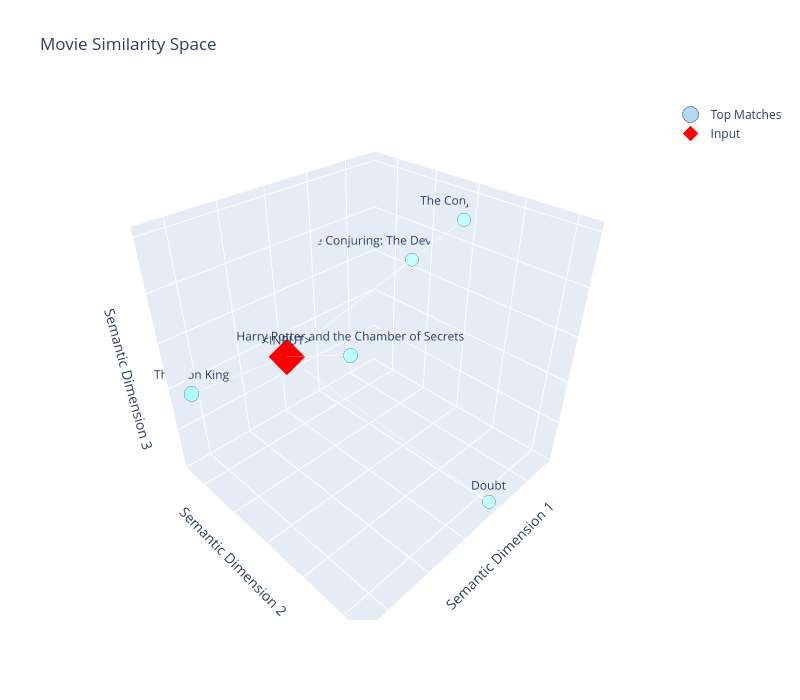

The notebook cell saved with this chart:
### Code cell
predictor.visualize_predictions()

### Figure 1 — Plotly figure (JSON) as saved in the notebook; plotly's stock layout.template omitted (floating-point values rounded to 4 significant figures)
{"data": [{"hoverinfo": "text", "hovertext": ["The Lion King<br>Score: 0.474", "Harry Potter and the Chamber of Secrets<br>Score: 0.428", "The Conjuring 2<br>Score: 0.372", "The Conjuring: The Devil Made Me Do It<br>Score: 0.366", "Doubt<br>Score: 0.360"], "marker": {"color": ["rgba(30,136,229,0.4743010401725769)", "rgba(30,136,229,0.4279029369354248)", "rgba(30,136,229,0.3721767067909241)", "rgba(30,136,229,0.3655124306678772)", "rgba(30,136,229,0.35968101024627686)"], "line": {"color": "DarkSlateGrey", "width": 1}, "size": [17.49, 16.56, 15.44, 15.31, 15.19]}, "mode": "markers+text", "name": "Top Matches", "text": ["The Lion King", "Harry Potter and the Chamber of Secrets", "The Conjuring 2", "The Conjuring: The Devil Made Me Do It", "Doubt"], "textposition": "top center", "type": "scatter3d", "x": [0.4425, 0.4812, -0.5313, -0.4833, -0.1794], "y": [-0.5, 0.4237, -0.03079, -0.2359, 0.4574], "z": [-0.2441, 0.4051, 0.299, 0.08107, -0.5723]}, {"hoverinfo": "text", "marker": {"color": "red", "size": 12, "symbol": "diamond"}, "mode": "markers+text", "name": "Input", "text": ["<INPUT>"], "textposition": "top center", "type": "scatter3d", "x": [0.2703], "y": [-0.1144], "z": [0.03124]}, {"hoverinfo": "none", "line": {"color": "rgba(150,150,150,0.3320107281208038)", "width": 1}, "mode": "lines", "showlegend": false, "type": "scatter3d", "x": [0.2703, 0.4425], "y": [-0.1144, -0.5], "z": [0.03124, -0.2441]}, {"hoverinfo": "none", "line": {"color": "rgba(150,150,150,0.29953205585479736)", "width": 1}, "mode": "lines", "showlegend": false, "type": "scatter3d", "x": [0.2703, 0.4812], "y": [-0.1144, 0.4237], "z": [0.03124, 0.4051]}, {"hoverinfo": "none", "line": {"color": "rgba(150,150,150,0.26052369475364684)", "width": 1}, "mode": "lines", "showlegend": false, "type": "scatter3d", "x": [0.2703, -0.5313], "y": [-0.1144, -0.03079], "z": [0.03124, 0.299]}, {"hoverinfo": "none", "line": {"color": "rgba(150,150,150,0.25585870146751405)", "width": 1}, "mode": "lines", "showlegend": false, "type": "scatter3d", "x": [0.2703, -0.4833], "y": [-0.1144, -0.2359], "z": [0.03124, 0.08107]}, {"hoverinfo": "none", "line": {"color": "rgba(150,150,150,0.2517767071723938)", "width": 1}, "mode": "lines", "showlegend": false, "type": "scatter3d", "x": [0.2703, -0.1794], "y": [-0.1144, 0.4574], "z": [0.03124, -0.5723]}], "layout": {"height": 700, "scene": {"xaxis": {"showticklabels": false, "title": {"text": "Semantic Dimension 1"}}, "yaxis": {"showticklabels": false, "title": {"text": "Semantic Dimension 2"}}, "zaxis": {"showticklabels": false, "title": {"text": "Semantic Dimension 3"}}}, "showlegend": true, "title": {"text": "Movie Similarity Space"}, "width": 800}}
